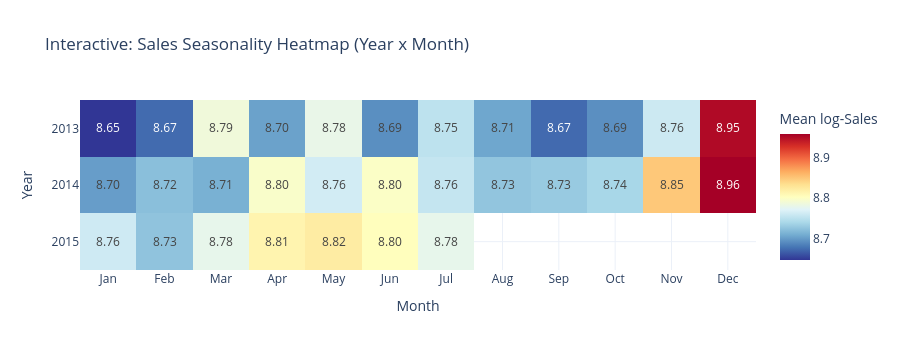

Notebook code for this chart:
### Markdown cell above
## 11. Interactive Dashboard — Seasonal Heatmap

### Code cell
heatmap_data = df.groupby(['Year', 'Month'])['Sales'].mean().reset_index()
pivot = heatmap_data.pivot(index='Year', columns='Month', values='Sales')

fig = px.imshow(pivot, text_auto='.2f', color_continuous_scale='RdYlBu_r', aspect='auto',
                 labels=dict(x='Month', y='Year', color='Mean log-Sales'),
                 title='Interactive: Sales Seasonality Heatmap (Year x Month)')
fig.update_layout(height=350, template='plotly_white')
fig.update_xaxes(tickmode='array', tickvals=list(range(1, 13)),
                  ticktext=['Jan','Feb','Mar','Apr','May','Jun','Jul','Aug','Sep','Oct','Nov','Dec'])
fig.show()

### Figure 1 — Plotly figure (JSON) as saved in the notebook; plotly's stock layout.template omitted (floating-point values rounded to 4 significant figures)
{"data": [{"coloraxis": "coloraxis", "hovertemplate": "Month: %{x}<br>Year: %{y}<br>Mean log-Sales: %{z}<extra></extra>", "name": "0", "texttemplate": "%{z:.2f}", "type": "heatmap", "x": [1, 2, 3, 4, 5, 6, 7, 8, 9, 10, 11, 12], "xaxis": "x", "y": [2013, 2014, 2015], "yaxis": "y", "z": [[8.647, 8.673, 8.788, 8.703, 8.78, 8.692, 8.751, 8.706, 8.673, 8.693, 8.76, 8.951], [8.7, 8.722, 8.712, 8.796, 8.763, 8.798, 8.755, 8.726, 8.73, 8.739, 8.848, 8.957], [8.761, 8.725, 8.778, 8.813, 8.821, 8.804, 8.779, NaN, NaN, NaN, NaN, NaN]]}], "layout": {"coloraxis": {"autocolorscale": false, "colorbar": {"title": {"text": "Mean log-Sales"}}, "colorscale": [[0, "rgb(49,54,149)"], [0.1, "rgb(69,117,180)"], [0.2, "rgb(116,173,209)"], [0.3, "rgb(171,217,233)"], [0.4, "rgb(224,243,248)"], [0.5, "rgb(255,255,191)"], [0.6, "rgb(254,224,144)"], [0.7, "rgb(253,174,97)"], [0.8, "rgb(244,109,67)"], [0.9, "rgb(215,48,39)"], [1, "rgb(165,0,38)"]]}, "height": 350, "title": {"text": "Interactive: Sales Seasonality Heatmap (Year x Month)"}, "xaxis": {"anchor": "y", "domain": [0, 1], "tickmode": "array", "ticktext": ["Jan", "Feb", "Mar", "Apr", "May", "Jun", "Jul", "Aug", "Sep", "Oct", "Nov", "Dec"], "tickvals": [1, 2, 3, 4, 5, 6, 7, 8, 9, 10, 11, 12], "title": {"text": "Month"}}, "yaxis": {"anchor": "x", "autorange": "reversed", "domain": [0, 1], "title": {"text": "Year"}}}}
